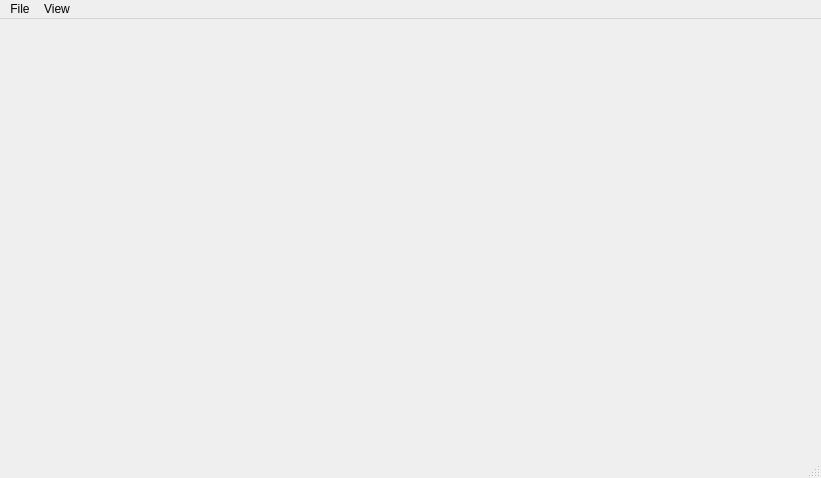
<?xml version="1.0" encoding="UTF-8"?>
<ui version="4.0">
 <class>MainWindow</class>
 <widget class="QMainWindow" name="MainWindow">
  <property name="geometry">
   <rect>
    <x>0</x>
    <y>0</y>
    <width>821</width>
    <height>478</height>
   </rect>
  </property>
  <property name="windowTitle">
   <string>MainWindow</string>
  </property>
  <property name="windowIcon">
   <iconset resource="../resources/images.qrc">
    <normaloff>:/images/icon.png</normaloff>:/images/icon.png</iconset>
  </property>
  <widget class="QWidget" name="centralwidget">
   <layout class="QGridLayout" name="gridLayout_2"/>
  </widget>
  <widget class="QMenuBar" name="menubar">
   <property name="geometry">
    <rect>
     <x>0</x>
     <y>0</y>
     <width>821</width>
     <height>25</height>
    </rect>
   </property>
   <widget class="QMenu" name="menuHelp">
    <property name="title">
     <string>File</string>
    </property>
    <addaction name="actionHelp"/>
    <addaction name="actionExit"/>
    <addaction name="actionSave_Parameters"/>
    <addaction name="actionSave_Parameters_As"/>
    <addaction name="actionLoad_Parameters"/>
   </widget>
   <widget class="QMenu" name="viewMenu">
    <property name="title">
     <string>View</string>
    </property>
   </widget>
   <addaction name="menuHelp"/>
   <addaction name="viewMenu"/>
  </widget>
  <widget class="QStatusBar" name="statusbar"/>
  <action name="actionHelp">
   <property name="text">
    <string>Help</string>
   </property>
   <property name="shortcut">
    <string>Ctrl+H</string>
   </property>
  </action>
  <action name="actionExit">
   <property name="text">
    <string>Exit</string>
   </property>
   <property name="shortcut">
    <string>Ctrl+C</string>
   </property>
  </action>
  <action name="actionSave_Parameters">
   <property name="text">
    <string>Save Parameters</string>
   </property>
   <property name="shortcut">
    <string>Ctrl+S</string>
   </property>
  </action>
  <action name="actionLoad_Parameters">
   <property name="text">
    <string>Load Parameters</string>
   </property>
   <property name="shortcut">
    <string>Ctrl+O</string>
   </property>
  </action>
  <action name="actionSave_Parameters_As">
   <property name="text">
    <string>Save Parameters As...</string>
   </property>
   <property name="shortcut">
    <string>Ctrl+Shift+S</string>
   </property>
  </action>
 </widget>
 <resources>
  <include location="../resources/images.qrc"/>
 </resources>
 <connections/>
</ui>
